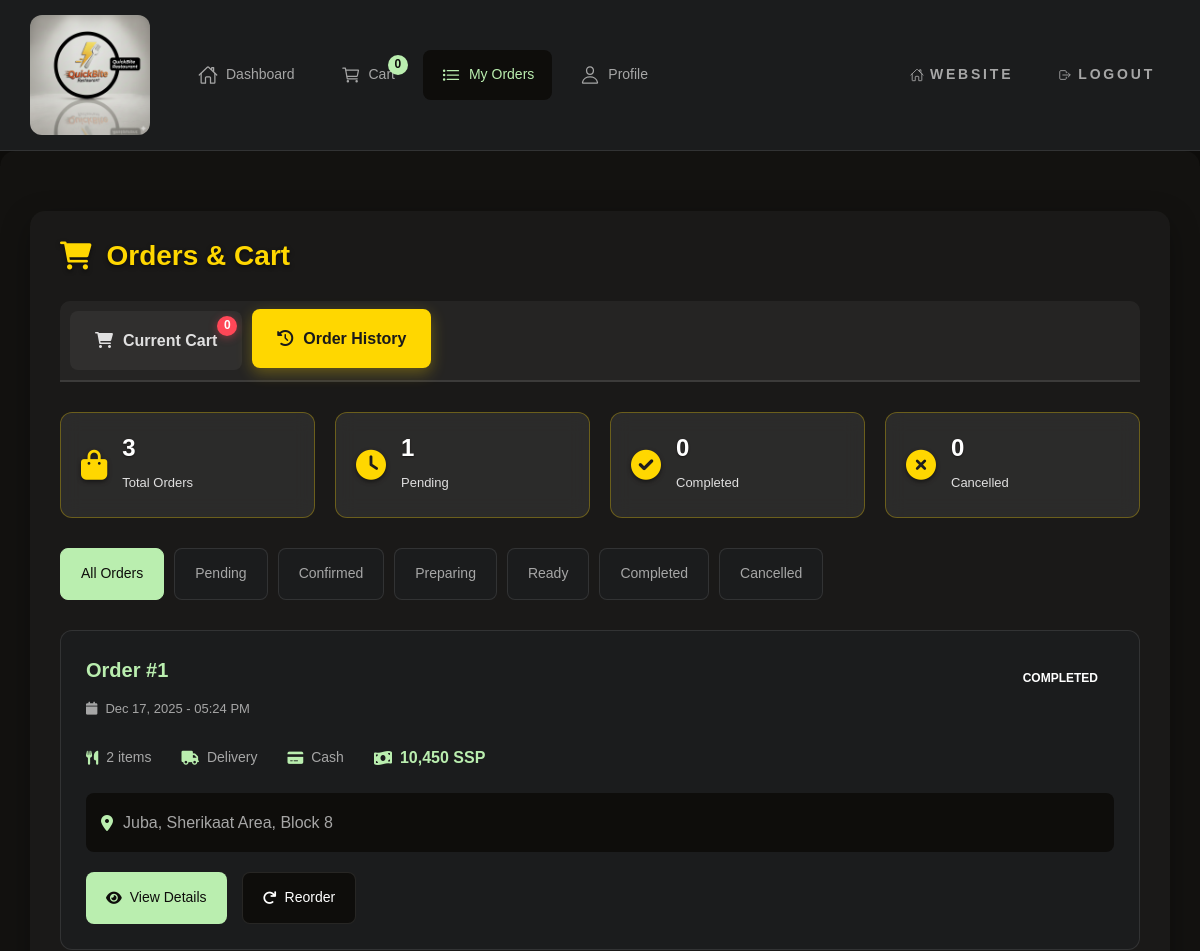
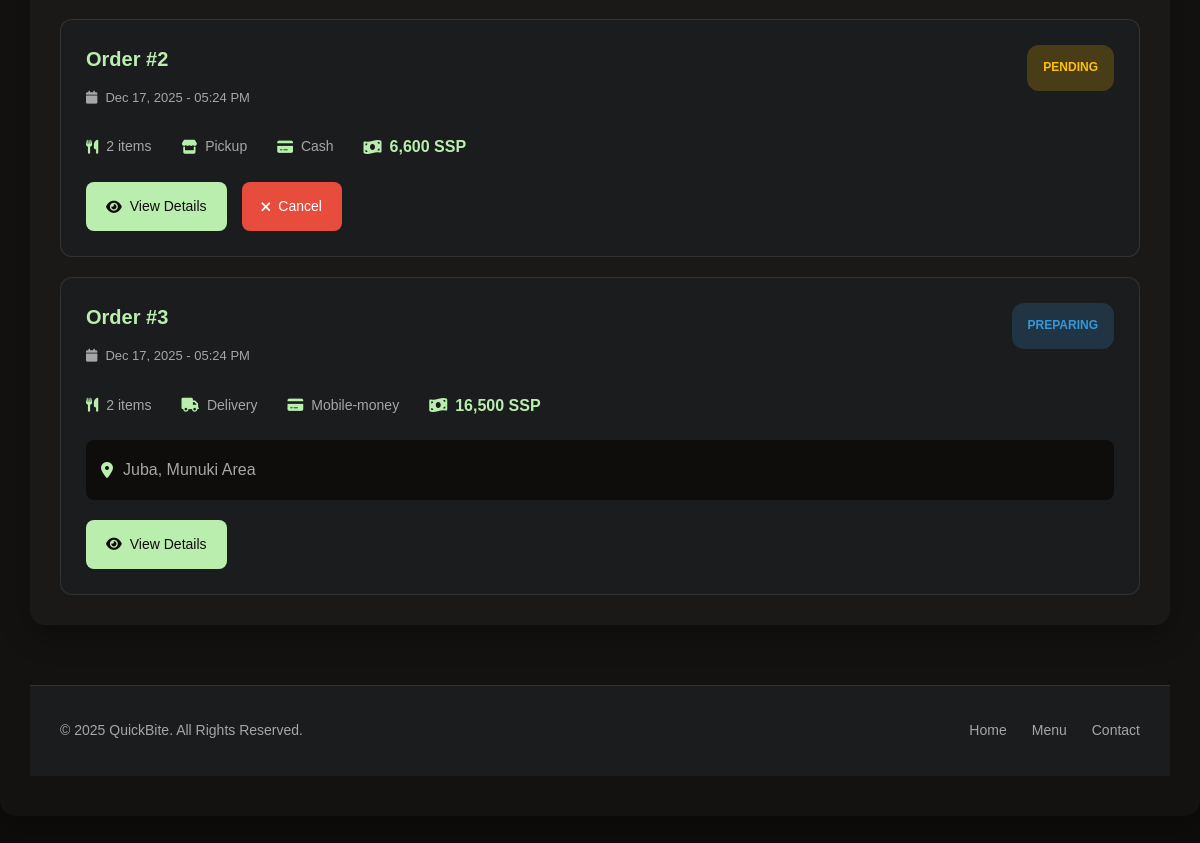
/customer/orders.php?tab=orders (signed in), run on the app's committed database (2 pictures, top to bottom).
### tables this page shows
CREATE TABLE orders (
    id INT AUTO_INCREMENT PRIMARY KEY,
    user_id INT NOT NULL,
    order_number VARCHAR(50) NOT NULL UNIQUE,
    order_type ENUM('dine-in', 'takeaway', 'delivery', 'pickup') DEFAULT 'pickup',
    status ENUM('pending', 'confirmed', 'preparing', 'ready', 'out-for-delivery', 'delivered', 'cancelled', 'completed') DEFAULT 'pending',
    subtotal DECIMAL(10, 2) NOT NULL DEFAULT 0,
    tax_amount DECIMAL(10, 2) NOT NULL DEFAULT 0,
    total_amount DECIMAL(10, 2) NOT NULL,
    delivery_fee DECIMAL(10, 2) DEFAULT 0,
    delivery_address TEXT,
    delivery_distance DECIMAL(10, 2),
    estimated_delivery_time INT,
    special_instructions TEXT,
    payment_method ENUM('cash', 'card', 'mobile-money') DEFAULT 'cash',
    payment_status ENUM('pending', 'paid', 'refunded') DEFAULT 'pending',
    created_at TIMESTAMP DEFAULT CURRENT_TIMESTAMP,
    updated_at TIMESTAMP DEFAULT CURRENT_TIMESTAMP ON UPDATE CURRENT_TIMESTAMP,
    FOREIGN KEY (user_id) REFERENCES users(id) ON DELETE CASCADE,
    INDEX idx_user (user_id),
    INDEX idx_status (status),
    INDEX idx_order_number (order_number),
    INDEX idx_created (created_at)
);

### customer/orders.php (the view, shortened to what this page needs)
<?php
$conn = getDBConnection();
$user_id = $_SESSION['user_id'];
$current_tab = $_GET['tab'] ?? 'cart';
$status_filter = $_GET['status'] ?? 'all';
$query = "SELECT o.*, COUNT(oi.id) as item_count
          FROM orders o
          LEFT JOIN order_items oi ON o.id = oi.order_id
          WHERE o.user_id = ?";
$query .= " GROUP BY o.id ORDER BY o.created_at DESC";
$stmt = $conn->prepare($query);
if ($status_filter !== 'all') {
    $stmt->bind_param("is", $user_id, $status_filter);
} else {
    $stmt->bind_param("i", $user_id);
}
$stmt->execute();
$orders = $stmt->get_result()->fetch_all(MYSQLI_ASSOC);
$stats_query = "SELECT
                COUNT(*) as total_orders,
                SUM(CASE WHEN status = 'pending' THEN 1 ELSE 0 END) as pending_orders,
                SUM(CASE WHEN status = 'delivered' THEN 1 ELSE 0 END) as completed_orders,
                SUM(CASE WHEN status = 'cancelled' THEN 1 ELSE 0 END) as cancelled_orders
                FROM orders WHERE user_id = ?";
$stmt = $conn->prepare($stats_query);
$stmt->bind_param("i", $user_id);
$stmt->execute();
$stats = $stmt->get_result()->fetch_assoc();
$stats = $stats ?: ['total_orders' => 0, 'pending_orders' => 0, 'completed_orders' => 0, 'cancelled_orders' => 0];
?>
<!DOCTYPE html>
<html lang="en">
<head>
    <link rel="stylesheet" href="../assets/css/style.css">
    <link rel="stylesheet" href="../assets/css/customer.css">
    <link rel="stylesheet" href="https://cdnjs.cloudflare.com/ajax/libs/font-awesome/6.0.0/css/all.min.css">
</head>
<body class="customer-page">
    <header class="customer-header">
        <div class="header-container">
            <a href="../index.html" class="logo">
                <img src="../assets/images/logo1.png" alt="QuickBite">
            </a>
            <nav class="customer-nav">
                <a href="dashboard.php" class="nav-link">
                    <ion-icon name="home-outline"></ion-icon>
                    <span>Dashboard</span>
                </a>
                <a href="cart.php" class="nav-link">
                    <ion-icon name="cart-outline"></ion-icon>
                    <span>Cart</span>
                    <span class="cart-count" id="cartCount">0</span>
                </a>
                <a href="orders.php" class="nav-link active">
                    <ion-icon name="list-outline"></ion-icon>
                    <span>My Orders</span>
                </a>
                <a href="profile.php" class="nav-link">
                    <ion-icon name="person-outline"></ion-icon>
                    <span>Profile</span>
                </a>
            </nav>
            <div class="header-actions">
                <a href="../index.html" class="btn-text">
                    <ion-icon name="home-outline"></ion-icon>
                    <span>Website</span>
                </a>
                <a href="../auth/logout.php" class="btn-text">
                    <ion-icon name="log-out-outline"></ion-icon>
                    <span>Logout</span>
                </a>
            </div>
        </div>
    </header>
    <div class="customer-container">
        <div class="orders-wrapper">
            <h1><i class="fas fa-shopping-cart"></i> Orders & Cart</h1>
            <div class="main-tabs">
                <a href="?tab=cart" class="main-tab <?php echo $current_tab === 'cart' ? 'active' : ''; ?>" onclick="forceCartRefresh()">
                    <i class="fas fa-shopping-cart"></i>
                    <span>Current Cart</span>
                    <span class="cart-count" id="mainCartCount">0</span>
                </a>
                <a href="?tab=orders" class="main-tab <?php echo $current_tab === 'orders' ? 'active' : ''; ?>">
                    <i class="fas fa-history"></i>
                    <span>Order History</span>
                </a>
            </div>
            <?php if ($current_tab === 'cart'): ?>
            <div class="cart-section">
                <div class="cart-header">
                    <h2>Shopping Cart</h2>
                    <p>Review your order before checkout</p>
                    <div id="cartDebugInfo" style="background: rgba(255,255,255,0.1); padding: 10px; border-radius: 8px; margin: 10px 0; font-size: 12px; color: #ccc;">
                        <strong>Debug Info:</strong> <span id="debugText">Loading...</span>
                    </div>
                </div>
                <div class="cart-layout">
                    <div class="cart-items">
                        <div class="cart-items-header">
                            <h3>Cart Items</h3>
                            <div style="display: flex; gap: 10px;">
                                <button class="clear-cart-btn" onclick="refreshCart()" style="background: #28a745; border-color: #28a745;">
                                    <i class="fas fa-sync"></i> Refresh
                                </button>
                                <button class="clear-cart-btn" onclick="debugCart()" style="background: #17a2b8; border-color: #17a2b8;">
                                    <i class="fas fa-bug"></i> Debug
                                </button>
                                <button class="clear-cart-btn" onclick="addTestItem()" style="background: #6f42c1; border-color: #6f42c1;">
                                    <i class="fas fa-plus"></i> Test Item
                                </button>
                                <button class="clear-cart-btn" onclick="createTestOrder()" style="background: #fd7e14; border-color: #fd7e14;">
                                    <i class="fas fa-receipt"></i> Test Order
                                </button>
                                <button class="clear-cart-btn" onclick="clearCart()">
                                    <i class="fas fa-trash"></i> Clear Cart
                                </button>
                            </div>
                        </div>
                        <div id="cartItemsList">
                            <div class="empty-cart">
                                <i class="fas fa-shopping-cart"></i>
                                <h3>Your cart is empty</h3>
                                <p>Add some delicious items from our menu!</p>
                                <a href="../index.html#menu" class="btn btn-primary">
                                    <span>Browse Menu</span>
                                </a>
                            </div>
                        </div>
                    </div>
                    <div class="order-summary">
                        <h3>Order Summary</h3>
                        <div class="summary-details">
                            <div class="summary-row">
                                <span>Subtotal:</span>
                                <span id="cartSubtotal">SSP 0.00</span>
                            </div>
                            <div class="summary-row">
                                <span>Tax (10%):</span>
                                <span id="cartTax">SSP 0.00</span>
                            </div>
                            <div class="summary-row total">
                                <span>Total:</span>
                                <span id="cartTotal">SSP 0.00</span>
                            </div>
                        </div>
                        <button class="checkout-btn" id="checkoutBtn" onclick="proceedToCheckout()" disabled>
                            <i class="fas fa-credit-card"></i>
                            Proceed to Checkout
                        </button>
                    </div>
                </div>
            </div>
            <?php else: ?>
            <div class="orders-section">
                <div class="order-stats">
                    <div class="stat-card">
                        <i class="fas fa-shopping-bag"></i>
                        <div>
                            <h3><?php echo $stats['total_orders']; ?></h3>
                            <p>Total Orders</p>
                        </div>
                    </div>
                    <div class="stat-card">
                        <i class="fas fa-clock"></i>
                        <div>
                            <h3><?php echo $stats['pending_orders']; ?></h3>
                            <p>Pending</p>
                        </div>
                    </div>
                    <div class="stat-card">
                        <i class="fas fa-check-circle"></i>
                        <div>
                            <h3><?php echo $stats['completed_orders']; ?></h3>
                            <p>Completed</p>
                        </div>
                    </div>
                    <div class="stat-card">
                        <i class="fas fa-times-circle"></i>
                        <div>
                            <h3><?php echo $stats['cancelled_orders']; ?></h3>
                            <p>Cancelled</p>
                        </div>
                    </div>
                </div>
                <div class="order-filters">
                    <a href="?tab=orders&status=all" class="filter-tab <?php echo $status_filter === 'all' ? 'active' : ''; ?>">
                        All Orders
                    </a>
                    <a href="?tab=orders&status=pending" class="filter-tab <?php echo $status_filter === 'pending' ? 'active' : ''; ?>">
                    Pending
                </a>
                <a href="?status=confirmed" class="filter-tab <?php echo $status_filter === 'confirmed' ? 'active' : ''; ?>">
                    Confirmed
                </a>
                <a href="?status=preparing" class="filter-tab <?php echo $status_filter === 'preparing' ? 'active' : ''; ?>">
                    Preparing
                </a>
                <a href="?status=ready" class="filter-tab <?php echo $status_filter === 'ready' ? 'active' : ''; ?>">
                    Ready
                </a>
                <a href="?status=completed" class="filter-tab <?php echo $status_filter === 'completed' ? 'active' : ''; ?>">
                    Completed
                </a>
                <a href="?status=cancelled" class="filter-tab <?php echo $status_filter === 'cancelled' ? 'active' : ''; ?>">
                    Cancelled
                </a>
            </div>
            <div class="orders-list">
                <?php if (count($orders) > 0): ?>
                    <?php foreach ($orders as $order): ?>
                        <div class="order-card">
                            <div class="order-header">
                                <div class="order-info">
                                    <h3>Order #<?php echo $order['id']; ?></h3>
                                    <p class="order-date">
                                        <i class="fas fa-calendar"></i>
                                        <?php echo date('M d, Y - h:i A', strtotime($order['created_at'])); ?>
                                    </p>
                                </div>
                                <div class="order-status">
                                    <span class="status-badge status-<?php echo $order['status']; ?>">
                                        <?php echo ucfirst($order['status']); ?>
                                    </span>
                                </div>
                            </div>
                            <div class="order-details">
                                <div class="detail-item">
                                    <i class="fas fa-utensils"></i>
                                    <span><?php echo $order['item_count']; ?> items</span>
                                </div>
                                <div class="detail-item">
                                    <i class="fas fa-<?php echo $order['order_type'] === 'delivery' ? 'truck' : 'store'; ?>"></i>
                                    <span><?php echo ucfirst($order['order_type']); ?></span>
                                </div>
                                <div class="detail-item">
                                    <i class="fas fa-credit-card"></i>
                                    <span><?php echo ucfirst($order['payment_method']); ?></span>
                                </div>
                                <div class="detail-item total">
                                    <i class="fas fa-money-bill-wave"></i>
                                    <strong><?php echo number_format($order['total_amount']); ?> SSP</strong>
                                </div>
                            </div>
                            <?php if ($order['order_type'] === 'delivery' && $order['delivery_address']): ?>
                                <div class="delivery-info">
                                    <i class="fas fa-map-marker-alt"></i>
                                    <span><?php echo htmlspecialchars($order['delivery_address']); ?></span>
                                </div>
                            <?php endif; ?>
                            <div class="order-actions">
                                <a href="order_details.php?id=<?php echo $order['id']; ?>" class="btn-primary">
                                    <i class="fas fa-eye"></i> View Details
                                </a>
                                <?php if ($order['status'] === 'pending'): ?>
                                    <button class="btn-danger" onclick="cancelOrder(<?php echo $order['id']; ?>)">
                                        <i class="fas fa-times"></i> Cancel
                                    </button>
                                <?php endif; ?>
                                <?php if ($order['status'] === 'completed'): ?>
                                    <button class="btn-secondary" onclick="reorder(<?php echo $order['id']; ?>)">
                                        <i class="fas fa-redo"></i> Reorder
                                    </button>
                                <?php endif; ?>
                            </div>
                        </div>
                    <?php endforeach; ?>
                <?php endif; ?>
            </div>
            <?php endif; ?>
        </div>
    </div>
    <?php include 'includes/footer.php'; ?>
</body>
</html>

### data on the page
orders: id "1", created_at "Dec 17, 2025 - 05:24 PM", status "COMPLETED", item_count "2", order_type "Delivery", payment_method "Cash", total_amount "10,450", delivery_address "Juba, Sherikaat Area, Block 8"
orders: id "2", created_at "Dec 17, 2025 - 05:24 PM", status "PENDING", item_count "2", order_type "Pickup", payment_method "Cash", total_amount "6,600"
orders: id "3", created_at "Dec 17, 2025 - 05:24 PM", status "PREPARING", item_count "2", order_type "Delivery", payment_method "Mobile-money", total_amount "16,500", delivery_address "Juba, Munuki Area"

### other printed values
$stats['total_orders'] "3"
$stats['pending_orders'] "1"
$stats['completed_orders'] "0"
$stats['cancelled_orders'] "0"
